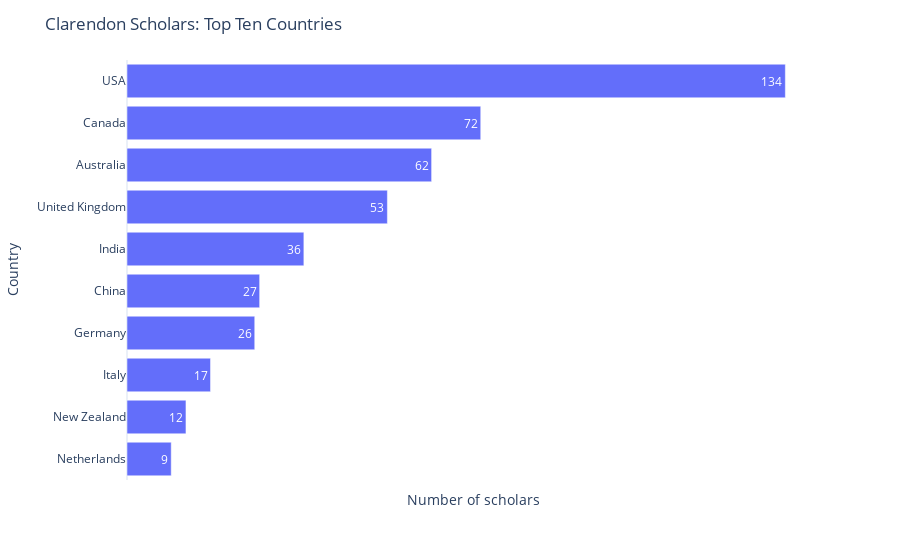

Notebook code for this chart:
### Code cell
def create_barchart(df, ylabel, title):
    fig = px.bar(df, x=df.values, y=df.index, text=df.values, orientation="h")
    fig.update_traces(textposition='inside')
    fig.update_layout(uniformtext_minsize=8, uniformtext_mode='hide')
    fig.update_layout(
    title_text=title,
    xaxis={ "title": "Number of scholars",  "showticklabels": False, "showgrid":False},
    yaxis_title = ylabel,
    yaxis={"categoryorder": "total ascending"},
    template='plotly_white',

    )

    fig.show()
    
create_barchart(scholar_by_country, "Country", "Clarendon Scholars: Top Ten Countries")

### Figure 1 — Plotly figure (JSON) as saved in the notebook; plotly's stock layout.template omitted (floating-point values rounded to 4 significant figures)
{"data": [{"alignmentgroup": "True", "hovertemplate": "x=%{x}<br>index=%{y}<br>text=%{text}<extra></extra>", "legendgroup": "", "marker": {"color": "#636efa", "pattern": {"shape": ""}}, "name": "", "offsetgroup": "", "orientation": "h", "showlegend": false, "text": [134, 72, 62, 53, 36, 27, 26, 17, 12, 9], "textposition": "inside", "type": "bar", "x": [134, 72, 62, 53, 36, 27, 26, 17, 12, 9], "xaxis": "x", "y": ["USA", "Canada", "Australia", "United Kingdom", "India", "China", "Germany", "Italy", "New Zealand", "Netherlands"], "yaxis": "y"}], "layout": {"barmode": "relative", "legend": {"tracegroupgap": 0}, "margin": {"t": 60}, "title": {"text": "Clarendon Scholars: Top Ten Countries"}, "uniformtext": {"minsize": 8, "mode": "hide"}, "xaxis": {"anchor": "y", "domain": [0, 1], "showgrid": false, "showticklabels": false, "title": {"text": "Number of scholars"}}, "yaxis": {"anchor": "x", "categoryorder": "total ascending", "domain": [0, 1], "title": {"text": "Country"}}}}
